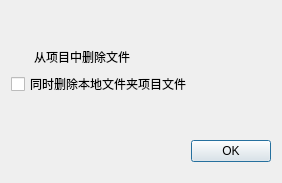
<?xml version="1.0" encoding="UTF-8"?>
<ui version="4.0">
 <class>RemoveProDialog</class>
 <widget class="QDialog" name="RemoveProDialog">
  <property name="geometry">
   <rect>
    <x>0</x>
    <y>0</y>
    <width>282</width>
    <height>183</height>
   </rect>
  </property>
  <property name="windowTitle">
   <string>Dialog</string>
  </property>
  <layout class="QVBoxLayout" name="verticalLayout">
   <item>
    <spacer name="verticalSpacer">
     <property name="orientation">
      <enum>Qt::Vertical</enum>
     </property>
     <property name="sizeHint" stdset="0">
      <size>
       <width>20</width>
       <height>40</height>
      </size>
     </property>
    </spacer>
   </item>
   <item>
    <widget class="QLabel" name="label">
     <property name="styleSheet">
      <string notr="true">#label{
margin-left:20px
}</string>
     </property>
     <property name="text">
      <string>从项目中删除文件</string>
     </property>
    </widget>
   </item>
   <item>
    <widget class="QCheckBox" name="checkBox">
     <property name="font">
      <font>
       <pointsize>9</pointsize>
      </font>
     </property>
     <property name="text">
      <string>同时删除本地文件夹项目文件</string>
     </property>
    </widget>
   </item>
   <item>
    <spacer name="verticalSpacer_2">
     <property name="orientation">
      <enum>Qt::Vertical</enum>
     </property>
     <property name="sizeHint" stdset="0">
      <size>
       <width>20</width>
       <height>40</height>
      </size>
     </property>
    </spacer>
   </item>
   <item>
    <widget class="QDialogButtonBox" name="buttonBox">
     <property name="orientation">
      <enum>Qt::Horizontal</enum>
     </property>
     <property name="standardButtons">
      <set>QDialogButtonBox::Ok</set>
     </property>
    </widget>
   </item>
   <item>
    <spacer name="verticalSpacer_3">
     <property name="orientation">
      <enum>Qt::Vertical</enum>
     </property>
     <property name="sizeType">
      <enum>QSizePolicy::Fixed</enum>
     </property>
     <property name="sizeHint" stdset="0">
      <size>
       <width>20</width>
       <height>10</height>
      </size>
     </property>
    </spacer>
   </item>
  </layout>
 </widget>
 <resources/>
 <connections>
  <connection>
   <sender>buttonBox</sender>
   <signal>accepted()</signal>
   <receiver>RemoveProDialog</receiver>
   <slot>accept()</slot>
   <hints>
    <hint type="sourcelabel">
     <x>248</x>
     <y>254</y>
    </hint>
    <hint type="destinationlabel">
     <x>157</x>
     <y>274</y>
    </hint>
   </hints>
  </connection>
  <connection>
   <sender>buttonBox</sender>
   <signal>rejected()</signal>
   <receiver>RemoveProDialog</receiver>
   <slot>reject()</slot>
   <hints>
    <hint type="sourcelabel">
     <x>316</x>
     <y>260</y>
    </hint>
    <hint type="destinationlabel">
     <x>286</x>
     <y>274</y>
    </hint>
   </hints>
  </connection>
 </connections>
</ui>
